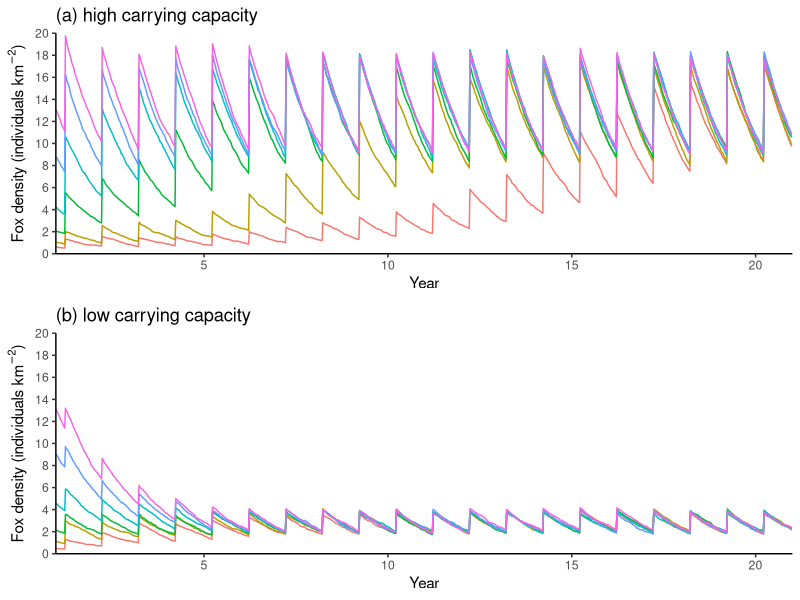

The R source for this figure:
library(reshape)
library(dplyr)
library(ggplot2)
setwd("C:/Users/hradskyb/FoxControlPatrol/Dropbox/personal/bron/ibm/foxnet/outputs/demo")

k <- read.csv("carrying_capacity_45ha_1rep.csv", skip = 6)
k$year.scaled <- (k$X.step. - 1)/ 52 + 1
k$initial.fox.density <- as.factor(k$initial.fox.density)

plot.density <- ggplot(k) +
  geom_line(aes(x = year.scaled, y = total.fox.density, group = initial.fox.density, col = initial.fox.density)) +
  scale_y_continuous(limits = c(0,20), expand = c(0, 0), breaks=seq(0, 20, 2)) +
  scale_x_continuous(limits = c(0.97, 21), expand = c(0, 0), breaks=seq(0, 20, 5)) +
  labs(title="(a) high carrying capacity", y=expression("Fox density (individuals km"^-{2}* ")"), x="Year") +
  theme_classic() +
  theme(legend.position = "none") #c(0.8, 0.2)


k2 <- read.csv("carrying_capacity_214ha_1rep.csv", skip = 6)
k2$year.scaled <- (k2$X.step. - 1)/ 52 + 1
k2$initial.fox.density <- as.factor(k2$initial.fox.density)

plot.density2 <- ggplot(k2) +
  geom_line(aes(x = year.scaled, y = total.fox.density, group = initial.fox.density, col = initial.fox.density)) +
  scale_y_continuous(limits = c(0,20), expand = c(0, 0), breaks=seq(0, 20, 2)) +
  scale_x_continuous(limits = c(0.97, 21), expand = c(0, 0), breaks=seq(0, 20, 5)) +
  labs(title="(b) low carrying capacity", y=expression("Fox density (individuals km"^-{2}* ")"), x="Year") +
  theme_classic() +
  theme(legend.position = "none") #c(0.8, 0.2)


library(gridExtra)

png(paste0("C:/Users/hradskyb/FoxControlPatrol/Dropbox/personal/bron/ibm/foxnet/user_guide/figures/demo/carryingcapacity_demo.png"),
     width=15, height=15, units = 'cm', res = 300)

grid.arrange(plot.density, plot.density2,
             ncol=1, nrow=2)


dev.off()
